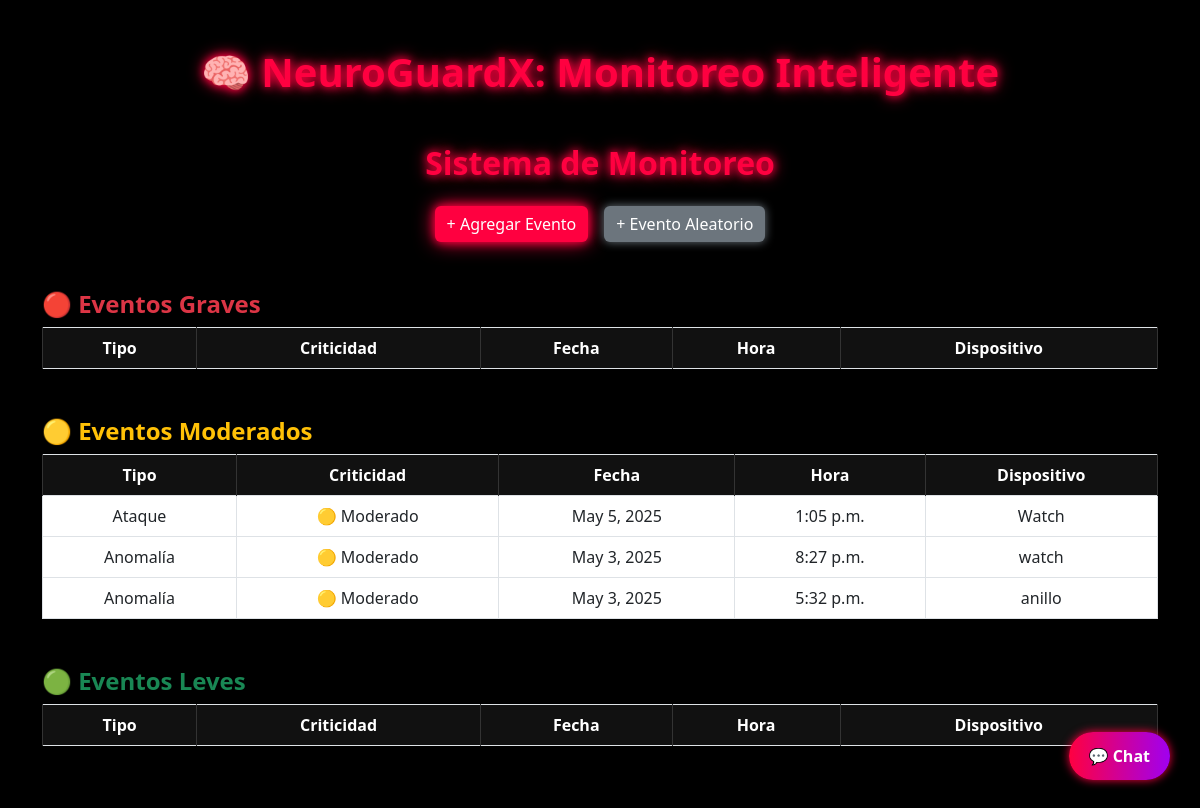
The app's page /, older data.
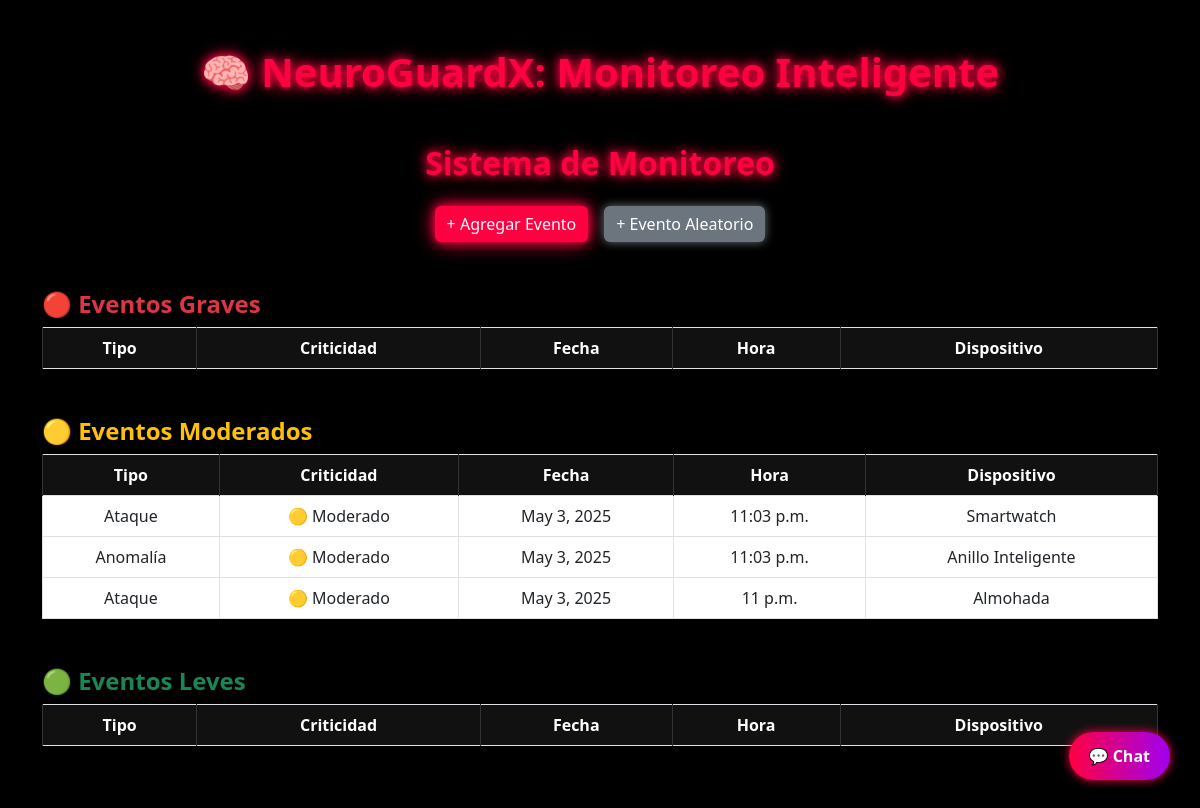
The same page, newer data.
### monitoreo/models.py (models this page shows, shortened)
class Evento(models.Model):
    TIPO_EVENTO = [
        ('ataque', 'Ataque'),
        ('anomalia', 'Anomalía'),
        ('normal', 'Chequeo General'),
    ]
    CRITICIDAD = [
        ('leve', 'Leve'),
        ('moderado', 'Moderado'),
        ('grave', 'Grave'),
    ]
    DISPOSITIVO_CHOICES = [
        ('smartwatch', 'Smartwatch'),
        ('anillo', 'Anillo Inteligente'),
        ('almohada', 'Almohada Inteligente'),
    ]
    tipo = models.CharField(
        max_length=20,
        choices=TIPO_EVENTO,
        verbose_name='Tipo de Evento'
    )
    criticidad = models.CharField(
        max_length=10,
        choices=CRITICIDAD,
        default='moderado',
        verbose_name='Nivel de Criticidad'
    )
    fecha = models.DateField(verbose_name='Fecha')
    hora = models.TimeField(verbose_name='Hora')
    dispositivo = models.CharField(
        max_length=50,
        choices=DISPOSITIVO_CHOICES,
        verbose_name='Dispositivo'
    )

### monitoreo/views.py (the view)
# urls.py: path('', views.lista_eventos, name='lista_eventos'),
def lista_eventos(request):
    eventos = Evento.objects.all().order_by('-fecha', '-hora')
    return render(request, 'monitoreo/lista_eventos.html', {'eventos': eventos})

### monitoreo/templates/monitoreo/lista_eventos.html (shortened to what this page needs)
{% extends 'monitoreo/base.html' %}
{% block content %}
<h2 class="neon-title mt-5" data-aos="fade-up" title="Aquí se listan todos los eventos registrados automáticamente o manualmente.">
    Sistema de Monitoreo
</h2>
<div class="text-center my-4 d-flex justify-content-center gap-3" data-aos="fade-up">
    <a href="{% url 'agregar_evento' %}" class="btn btn-critical" title="Crea un nuevo evento desde cero.">+ Agregar Evento</a>
    <button onclick="agregarEvento()" class="btn btn-neutral" title="Simula un evento generado por los sensores.">+ Evento Aleatorio</button>
</div>
{% if eventos %}
<div class="table-responsive" data-aos="fade-up">
    <h4 class="text-start text-danger mt-4">🔴 Eventos Graves</h4>
    <table class="table table-bordered custom-table">
        <thead>
            <tr class="text-center">
                <th>Tipo</th>
                <th>Criticidad</th>
                <th>Fecha</th>
                <th>Hora</th>
                <th>Dispositivo</th>
            </tr>
        </thead>
    </table>
    <h4 class="text-start text-warning mt-5">🟡 Eventos Moderados</h4>
    <table class="table table-bordered custom-table">
        <thead>
            <tr class="text-center">
                <th>Tipo</th>
                <th>Criticidad</th>
                <th>Fecha</th>
                <th>Hora</th>
                <th>Dispositivo</th>
            </tr>
        </thead>
        <tbody id="tabla-moderados">
            {% for e in eventos %}
                {% if e.criticidad == "moderado" %}
                <tr class="text-center">
                    <td>{{ e.get_tipo_display }}</td>
                    <td>🟡 Moderado</td>
                    <td>{{ e.fecha }}</td>
                    <td>{{ e.hora }}</td>
                    <td>{{ e.dispositivo }}</td>
                </tr>
                {% endif %}
            {% endfor %}
        </tbody>
    </table>
    <h4 class="text-start text-success mt-5">🟢 Eventos Leves</h4>
    <table class="table table-bordered custom-table">
        <thead>
            <tr class="text-center">
                <th>Tipo</th>
                <th>Criticidad</th>
                <th>Fecha</th>
                <th>Hora</th>
                <th>Dispositivo</th>
            </tr>
        </thead>
    </table>
</div>
{% else %}
<div class="alert alert-warning text-center">No hay eventos registrados.</div>
{% endif %}
<button class="toggle-chatbot" onclick="toggleChatbot()" title="Haz clic aquí para hablar con Nhyrex, tu asistente virtual.">💬 Chat</button>
{% endblock %}

Row changes from the older to the newer data that the page shows:
removed Evento: tipo "Ataque", fecha "May 5, 2025", hora "1:05 p.m.", dispositivo "Watch"
removed Evento: tipo "Anomalía", fecha "May 3, 2025", hora "8:27 p.m.", dispositivo "watch"
removed Evento: tipo "Anomalía", fecha "May 3, 2025", hora "5:32 p.m.", dispositivo "anillo"
added Evento: tipo "Ataque", fecha "May 3, 2025", hora "11:03 p.m.", dispositivo "Smartwatch"
added Evento: tipo "Anomalía", fecha "May 3, 2025", hora "11:03 p.m.", dispositivo "Anillo Inteligente"
added Evento: tipo "Ataque", fecha "May 3, 2025", hora "11 p.m.", dispositivo "Almohada"
